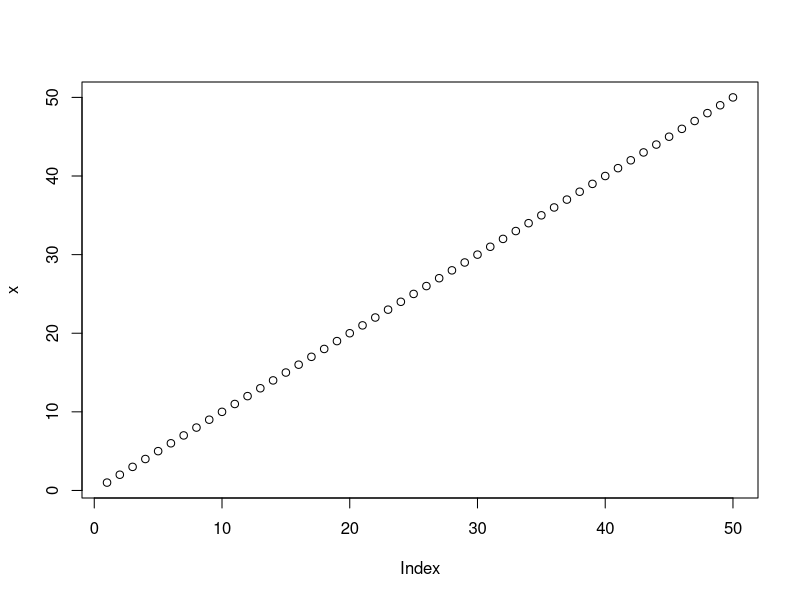
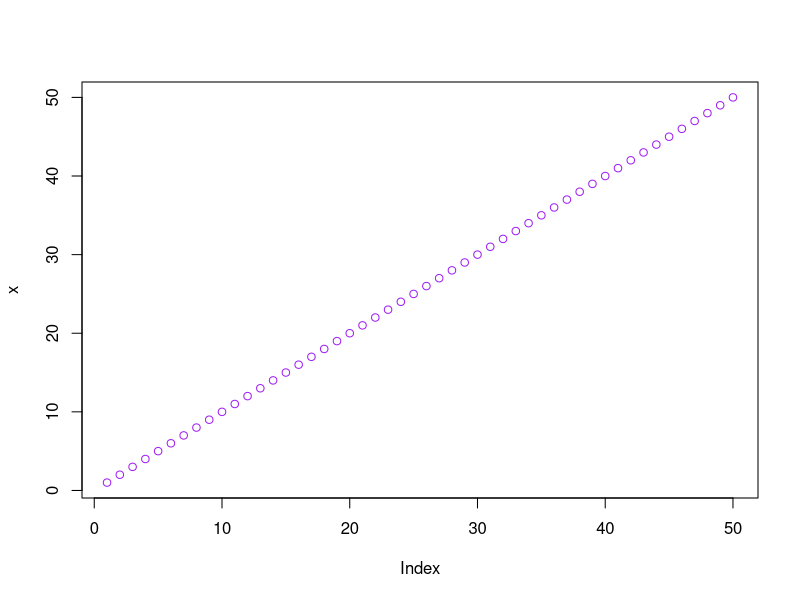
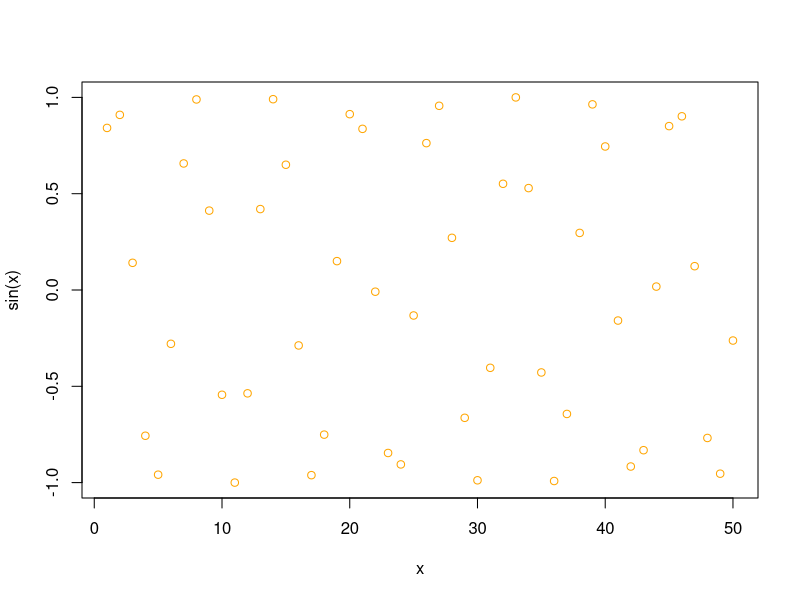
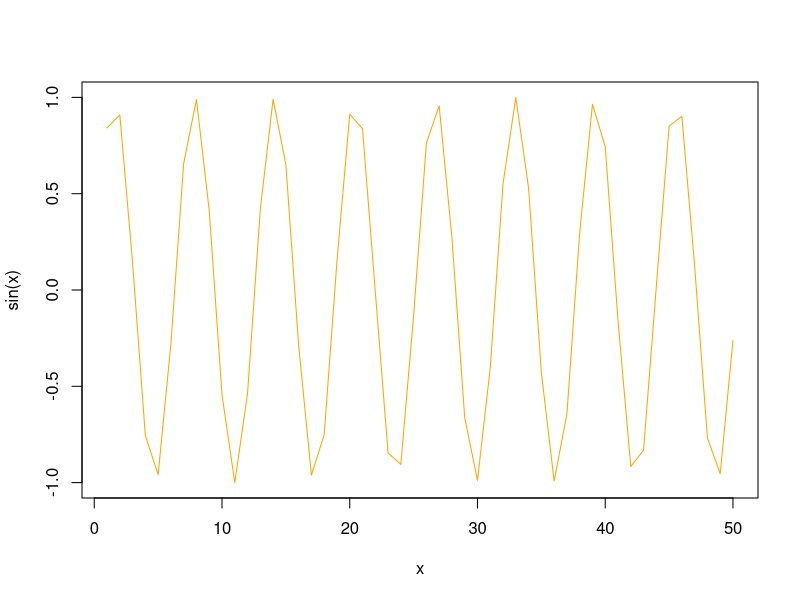
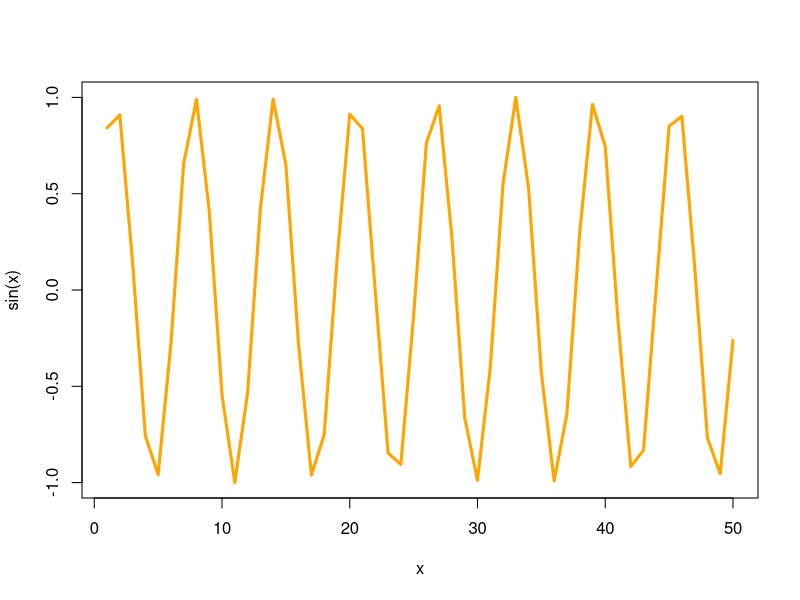

Generate these figures, in order, with R:
#' ---
#' title: "Class 4 Lab"
#' author: "Xiaohe Li (PID 16354124)"
#' date: "Oct 10th, 2025"
#' ---
# This is my first R script
x <- 1:50
plot(x)
plot(x, col='purple')
plot(x, sin(x), col='orange')
plot(x, sin(x), col='orange', type='l')
plot(x, sin(x), col='orange', type='l', lwd=3)

log(10)
log10(10)
log(10, base=exp(1))